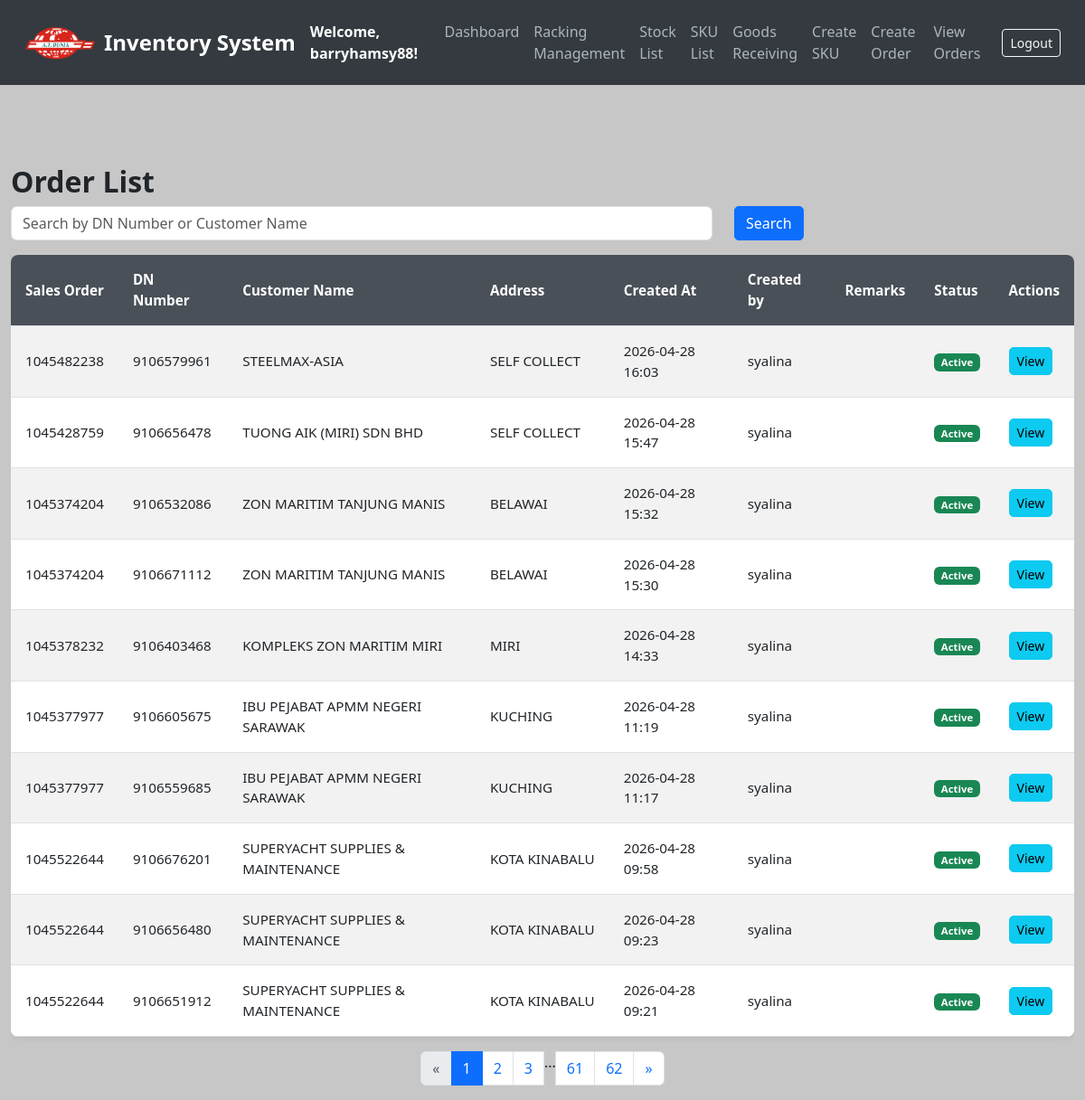
/orders (signed in), run on an earlier commit of the app's database.
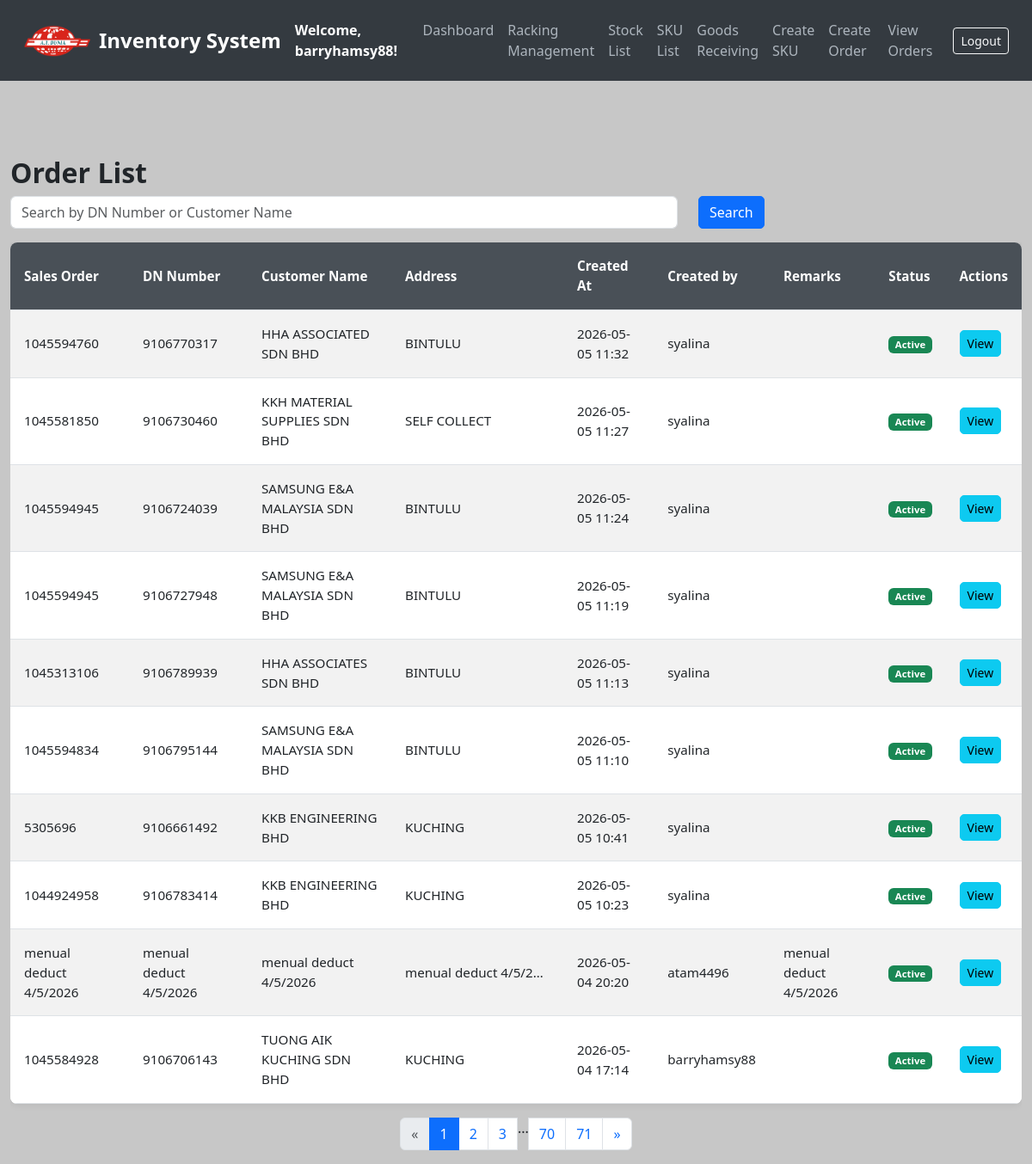
And on a later commit of the database.
### models.py (models this page shows, shortened)
class Order(db.Model):
    __tablename__ = 'orders'
    id = db.Column(db.Integer, primary_key=True)
    dn_number = db.Column(db.String(50), unique=True, nullable=False)  # Add DN number field
    created_at = db.Column(db.DateTime, default=get_local_time)
    customer_name = db.Column(db.String(100), nullable=False)
    address = db.Column(db.String(255), nullable=False)
    sales_order = db.Column(db.String(255), nullable=False)
    remarks = db.Column(db.String(255), nullable=True)
    status = db.Column(db.String(20), default='active')
    created_by = db.Column(db.String(255), nullable=True)
    last_updated_by = db.Column(db.String(255), nullable=True)  # Add this line
    items = db.relationship('OrderItem', backref='order', cascade='all, delete-orphan', lazy=True)

### app.py (the view)
@app.route('/orders')
@login_required
def list_orders():
    search = request.args.get('search', '')
    page = request.args.get('page', 1, type=int)
    query = Order.query.filter(
        Order.dn_number.like(f"%{search}%") |
        Order.customer_name.like(f"%{search}%") |
        Order.sales_order.like(f"%{search}%")  # ← ADDED THIS!
    ).order_by(Order.created_at.desc())  # Sort by most recent orders
    pagination = query.paginate(page=page, per_page=10, error_out=False)
    return render_template('list_orders.html', orders=pagination.items, pagination=pagination, search=search)

### app.py (called while the page is built)
@login_manager.user_loader
def load_user(user_id):
    return db.session.get(User, int(user_id))

### templates/list_orders.html (shortened to what the changed rows need)
<!DOCTYPE html>
<html lang="en">
<head>
    <link href="https://cdn.jsdelivr.net/npm/bootstrap@5.3.0/dist/css/bootstrap.min.css" rel="stylesheet">
</head>
<body>
<div class="container mt-5">
    <h2>Order List</h2>
    <div class="table-responsive">
        <table class="table table-striped">
            <thead>
                <tr>
                    <th>Sales Order</th>
                    <th>DN Number</th>
                    <th>Customer Name</th>
                    <th>Address</th>
                    <th>Created At</th>
                    <th>Created by</th>
                    <th>Remarks</th>
                    <th>Status</th>
                    <th>Actions</th>
                </tr>
            </thead>
            <tbody>
                {% for order in orders %}
                <tr>
                    <td>{{ order.sales_order }}</td>
                    <td>{{ order.dn_number }}</td>
                    <td>{{ order.customer_name }}</td>
                    <td class="address-cell" title="{{ order.address }}">
                        {{ order.address[:50] }}{% if order.address|length > 50 %}...{% endif %}
                    </td>
                    <td>{{ order.created_at.strftime('%Y-%m-%d %H:%M') }}</td>
                    <td>{{ order.created_by }}</td>
                    <td>{{ order.remarks }}</td>
    <td>
        {% if order.status == 'cancelled' %}
            <span class="badge bg-danger">Cancelled</span>
        {% elif order.status == 'completed' %}
            <span class="badge bg-primary">Completed</span>
        {% else %}
            <span class="badge bg-success">Active</span>
        {% endif %}
    </td>
                    <td>
                        <a href="{{ url_for('view_order', order_id=order.id) }}" class="btn btn-info btn-sm">View</a>
                    </td>
                </tr>
                {% endfor %}
            </tbody>
        </table>
    </div>
    <div class="d-flex justify-content-center">
        <nav aria-label="Page navigation">
            <ul class="pagination">
                {% for page_num in pagination.iter_pages(left_edge=2, right_edge=2, left_current=2, right_current=2) %}
                {% if page_num %}
                    {% if page_num == pagination.page %}
                    <li class="page-item active"><span class="page-link">{{ page_num }}</span></li>
                    {% else %}
                    <li class="page-item"><a class="page-link" href="{{ url_for('list_orders', page=page_num, search=search) }}">{{ page_num }}</a></li>
                    {% endif %}
                {% else %}
                <li class="page-item disabled"><span class="page-list">...</span></li>
                {% endif %}
                {% endfor %}
            </ul>
        </nav>
    </div>
</div>
</body>
</html>

What changed in the data, as far as the page shows it:
no longer on this page (row unchanged): Order: sales_order "1045482238", dn_number "9106579961", customer_name "STEELMAX-ASIA", address "SELF COLLECT", created_at "2026-04-28 16:03", created_by "syalina", status "Active"
no longer on this page (row unchanged): Order: sales_order "1045428759", dn_number "9106656478", customer_name "TUONG AIK (MIRI) SDN BHD", address "SELF COLLECT", created_at "2026-04-28 15:47", created_by "syalina", status "Active"
no longer on this page (row unchanged): Order: sales_order "1045374204", dn_number "9106532086", customer_name "ZON MARITIM TANJUNG MANIS", address "BELAWAI", created_at "2026-04-28 15:32", created_by "syalina", status "Active"
no longer on this page (row unchanged): Order: sales_order "1045374204", dn_number "9106671112", customer_name "ZON MARITIM TANJUNG MANIS", address "BELAWAI", created_at "2026-04-28 15:30", created_by "syalina", status "Active"
no longer on this page (row unchanged): Order: sales_order "1045378232", dn_number "9106403468", customer_name "KOMPLEKS ZON MARITIM MIRI", address "MIRI", created_at "2026-04-28 14:33", created_by "syalina", status "Active"
no longer on this page (row unchanged): Order: sales_order "1045377977", dn_number "9106605675", customer_name "IBU PEJABAT APMM NEGERI SARAWAK", address "KUCHING", created_at "2026-04-28 11:19", created_by "syalina", status "Active"
no longer on this page (row unchanged): Order: sales_order "1045377977", dn_number "9106559685", customer_name "IBU PEJABAT APMM NEGERI SARAWAK", address "KUCHING", created_at "2026-04-28 11:17", created_by "syalina", status "Active"
no longer on this page (row unchanged): Order: sales_order "1045522644", dn_number "9106676201", customer_name "SUPERYACHT SUPPLIES & MAINTENANCE", address "KOTA KINABALU", created_at "2026-04-28 09:58", created_by "syalina", status "Active"
no longer on this page (row unchanged): Order: sales_order "1045522644", dn_number "9106656480", customer_name "SUPERYACHT SUPPLIES & MAINTENANCE", address "KOTA KINABALU", created_at "2026-04-28 09:23", created_by "syalina", status "Active"
no longer on this page (row unchanged): Order: sales_order "1045522644", dn_number "9106651912", customer_name "SUPERYACHT SUPPLIES & MAINTENANCE", address "KOTA KINABALU", created_at "2026-04-28 09:21", created_by "syalina", status "Active"
added Order: sales_order "1045594760", dn_number "9106770317", customer_name "HHA ASSOCIATED SDN BHD", address "BINTULU", created_at "2026-05-05 11:32", created_by "syalina", status "Active"
added Order: sales_order "1045581850", dn_number "9106730460", customer_name "KKH MATERIAL SUPPLIES SDN BHD", address "SELF COLLECT", created_at "2026-05-05 11:27", created_by "syalina", status "Active"
added Order: sales_order "1045594945", dn_number "9106724039", customer_name "SAMSUNG E&A MALAYSIA SDN BHD", address "BINTULU", created_at "2026-05-05 11:24", created_by "syalina", status "Active"
added Order: sales_order "1045594945", dn_number "9106727948", customer_name "SAMSUNG E&A MALAYSIA SDN BHD", address "BINTULU", created_at "2026-05-05 11:19", created_by "syalina", status "Active"
added Order: sales_order "1045313106", dn_number "9106789939", customer_name "HHA ASSOCIATES SDN BHD", address "BINTULU", created_at "2026-05-05 11:13", created_by "syalina", status "Active"
added Order: sales_order "1045594834", dn_number "9106795144", customer_name "SAMSUNG E&A MALAYSIA SDN BHD", address "BINTULU", created_at "2026-05-05 11:10", created_by "syalina", status "Active"
added Order: sales_order "5305696", dn_number "9106661492", customer_name "KKB ENGINEERING BHD", address "KUCHING", created_at "2026-05-05 10:41", created_by "syalina", status "Active"
added Order: sales_order "1044924958", dn_number "9106783414", customer_name "KKB ENGINEERING BHD", address "KUCHING", created_at "2026-05-05 10:23", created_by "syalina", status "Active"
added Order: sales_order "menual deduct 4/5/2026", dn_number "menual deduct 4/5/2026", customer_name "menual deduct 4/5/2026", address "menual deduct 4/5/2…", created_at "2026-05-04 20:20", created_by "atam4496", remarks "menual deduct 4/5/2026", status "Active"
added Order: sales_order "1045584928", dn_number "9106706143", customer_name "TUONG AIK KUCHING SDN BHD", address "KUCHING", created_at "2026-05-04 17:14", created_by "barryhamsy88", status "Active"
Also different on the page:
new list line: "70"
new list line: "71"
list line gone: "61"
list line gone: "62"
